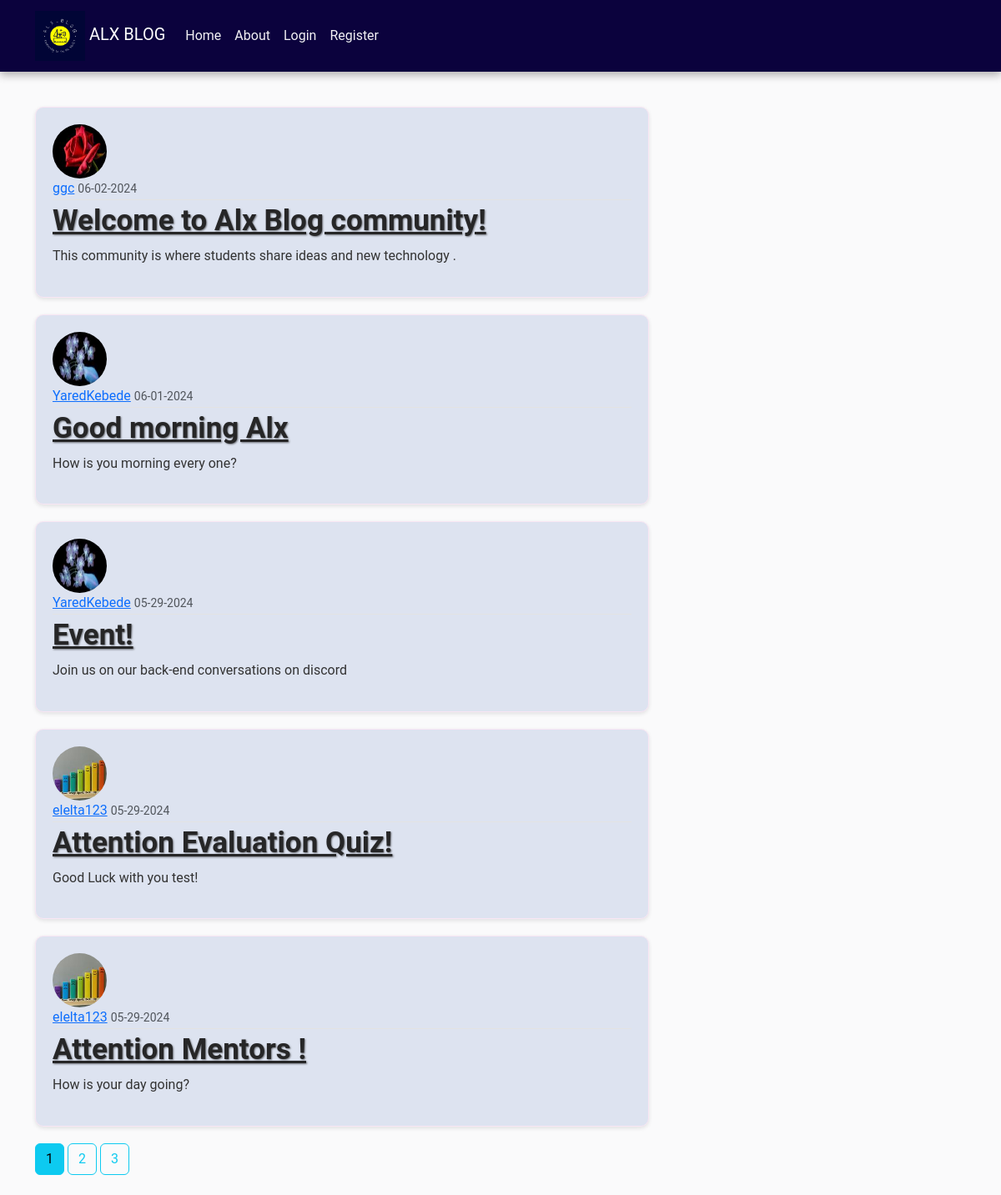
Page /home on the earlier database version.
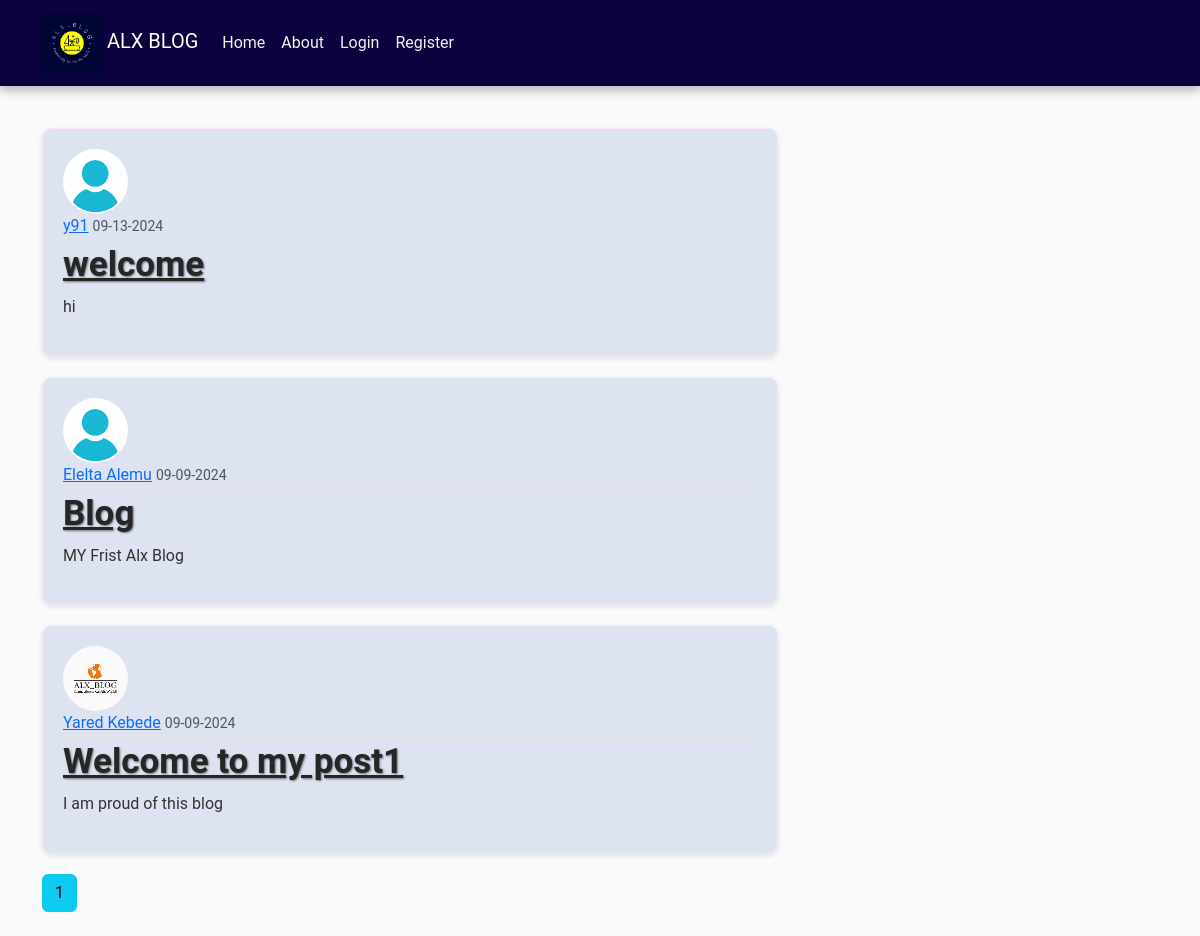
Same page on the later database version.
### alxblog/models.py (models this page shows, shortened)
class Post(db.Model):
    id = db.Column(db.Integer, primary_key=True)
    title = db.Column(db.String(150), nullable=False)
    date_posted = db.Column(db.DateTime, nullable=False, default=datetime.utcnow)
    content = db.Column(db.Text, nullable=False)
    user_id = db.Column(db.Integer, db.ForeignKey('user.id'), nullable=False)
    comments = db.relationship('Comment', backref='post', lazy=True)

class User(db.Model, UserMixin):
    id = db.Column(db.Integer, primary_key=True)
    username = db.Column(db.String(20), unique=True, nullable=False)
    email = db.Column(db.String(150), unique=True, nullable=False)
    image_file = db.Column(db.String(20), nullable=False, default='default.jpg')
    password = db.Column(db.String(60), nullable=False)
    posts = db.relationship('Post', backref='author', lazy=True)
    comments = db.relationship('Comment', back_populates='user', lazy=True)

### alxblog/routes.py (the view)
@app.route("/home")
def home():
    page = request.args.get('page', 1, type=int)
    posts = Post.query.order_by(Post.date_posted.desc()).paginate(page=page, per_page=5)
    return render_template('home.html', posts=posts, title='Home')

### alxblog/templates/home.html
{% extends "layout.html" %}
{% block content %}
{% for post in posts.items %}
 <article class="media content-section">
    <img class="rounded-circle article-img" src="{{ url_for('static', filename='profile_pics/' + post.author.image_file) }}">
    <div class="media-body">
      <div class="article-metadata">
        <a class="mr-2" href="#">{{ post.author.username }}</a>
        <small class="text-muted">{{ post.date_posted.strftime('%m-%d-%Y') }}</small>
      </div>
      <h2><a class="article-title" href="{{ url_for('post', post_id=post.id) }}">{{ post.title }}</a></h2>
      <p class="article-content">{{ post.content }}</p>
    </div>
  </article>
{% endfor %}
{% for page_num in posts.iter_pages(left_edge=1, right_edge=1, left_current=1, right_current=2) %}
{% if page_num %}
{% if posts.page == page_num%}
<a class="btn btn-info mb-4" href="{{ url_for('home', page=page_num) }}">{{ page_num }}</a>
{% else %}
<a class="btn btn-outline-info mb-4" href="{{ url_for('home', page=page_num) }}">{{ page_num }}</a>
{% endif %}
{% else %}
...
{% endif %}
{% endfor %}
{% endblock content %}

### alxblog/templates/layout.html (shortened to what this page needs)
<!DOCTYPE html>
<html>
<head>
    <link href="https://cdn.jsdelivr.net/npm/bootstrap@5.3.3/dist/css/bootstrap.min.css" rel="stylesheet">
    <link rel="stylesheet" type="text/css" href="{{ url_for('static', filename='main.css') }}">
</head>
<body>
    <header class="site-header">
        <nav class="navbar navbar-expand-md navbar-dark bg-steel fixed-top">
          <div class="container">
            <a class="navbar-brand mr-4" href="/"> <img src="{{ url_for('static', filename='profile_pics/logo-color.png') }}" alt="Alx Blog Logo" style="height: 60px;"> ALX BLOG</a>
            <div class="collapse navbar-collapse" id="navbarToggle">
              <div class="navbar-nav mr-auto">
                <a class="nav-item nav-link" href="{{ url_for('home') }}">Home</a>
                <a class="nav-item nav-link" href="{{ url_for('about') }}">About</a>
              </div>
              <div class="navbar-nav">
                {% if current_user.is_authenticated %}
                <a class="nav-item nav-link" href="{{ url_for('new_post') }}">New Post</a>
                <a class="nav-item nav-link" href="{{ url_for('account') }}">Account</a>
                <a class="nav-item nav-link" href="{{ url_for('logout') }}">Logout</a>
                {% else %}
                <a class="nav-item nav-link" href="{{ url_for('login') }}">Login</a>
                <a class="nav-item nav-link" href="{{ url_for('register') }}">Register</a>
                {% endif %}
              </div>
            </div>
          </div>
        </nav>
      </header>
      <br>
      <br>
      <main role="main" class="container">
        <div class="row">
          <div class="col-md-8">
            {% block content %}{% endblock %}
          </div>
        </div>
      </main>
</body>
</html>

### alxblog/static/main.css (style rules this page uses)
body { background: #fafafb; font-family: "Roboto", sans-serif; font-size: medium; color: #333333; margin-top: 5rem; transition: background 0.5s ease; }
h1, h2, h3, h4, h5, h6 { font-size: 35px; color: #444444; text-shadow: 1px 1px 2px rgba(0, 0, 0, 0.5); }
.bg-steel { background-color: #0b023d; box-shadow: 0 4px 10px rgba(0, 0, 0, 0.3); }
.site-header .navbar-nav .nav-link { color: hsl(260, 11%, 95%); transition: color 0.3s ease; }
.content-section { background: #dde3f0; padding: 20px; border: 1px solid #f8e6f4; border-radius: 10px; margin-bottom: 20px; box-shadow: 0 2px 5px rgba(0, 0, 0, 0.1); transition: transform 0.3s ease; }
.article-title { color: #262627; font-weight: bold; }
.article-content { white-space: pre-line; line-height: 1.6; }
.article-img { height: 65px; width: 65px; margin-right: 16px; border-radius: 50%; }
.article-metadata { padding-bottom: 1px; margin-bottom: 4px; border-bottom: 1px solid #e3e3e3; }

Differences in the rows shown:
removed Post: image_file (picture), author.username "ggc", date_posted "06-02-2024", title "Welcome to Alx Blog community!", content "This community is where students share ideas and new technology ."
removed Post: image_file (picture), author.username "YaredKebede", date_posted "06-01-2024", title "Good morning Alx", content "How is you morning every one?"
removed Post: image_file (picture), author.username "YaredKebede", date_posted "05-29-2024", title "Event!", content "Join us on our back-end conversations on discord"
removed Post: image_file (picture), author.username "elelta123", date_posted "05-29-2024", title "Attention Evaluation Quiz!", content "Good Luck with you test!"
removed Post: image_file (picture), author.username "elelta123", date_posted "05-29-2024", title "Attention Mentors !", content "How is your day going?"
now on this page (row edited): Post: image_file (placeholder picture), author.username "y91", date_posted "09-13-2024", title "welcome", content "hi"
now on this page (row edited): Post: image_file (placeholder picture), author.username "Elelta Alemu", date_posted "09-09-2024", title "Blog", content "MY Frist Alx Blog"
now on this page (row edited): Post: image_file (picture), author.username "Yared Kebede", date_posted "09-09-2024", title "Welcome to my post1", content "I am proud of this blog"
Other differences:
list line gone: "2"
list line gone: "3"
